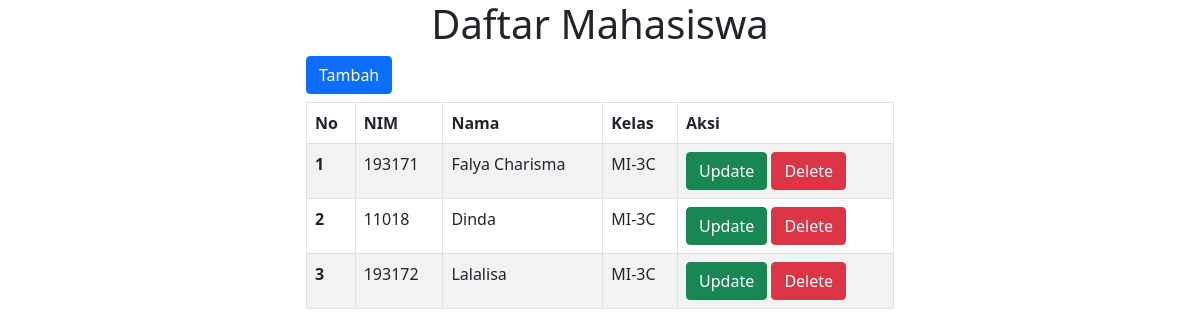
The app's page /php/src/index.php, older data.
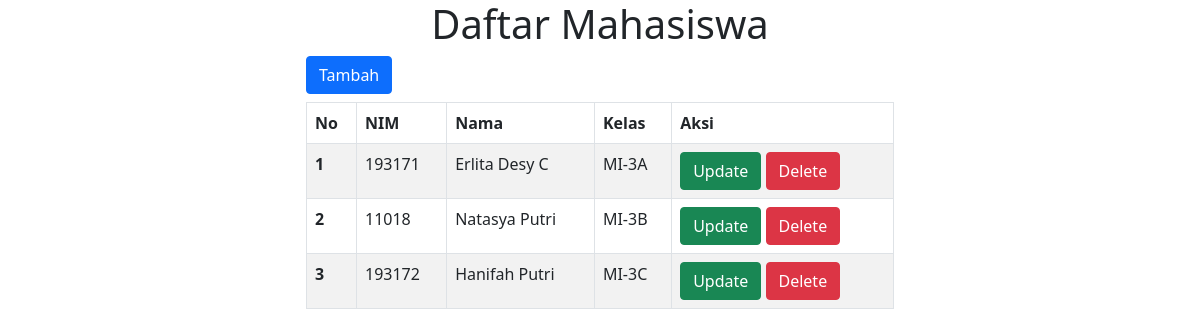
The same page, newer data.
### tables this page shows
CREATE TABLE `tb_siswa` (
  `id` int(11) NOT NULL,
  `nis` int(12) NOT NULL,
  `nama` varchar(255) NOT NULL,
  `kelas` varchar(255) NOT NULL
);

### php/src/index.php (the view, shortened to what this page needs)
<?php
  include "koneksi.php";
?>
<!DOCTYPE html>
<html lang="en">
<head>
  <link href="https://cdn.jsdelivr.net/npm/bootstrap@5.0.0-beta1/dist/css/bootstrap.min.css" rel="stylesheet">
</head>
<body>
  <section class="row">
    <div class="col-md-6 offset-md-3 align-self-center">
      <h1 class="text-center">Daftar Mahasiswa</h1>
      <a href="tambah.php" class="btn btn-primary mb-2">Tambah</a>
      <table class="table table-striped table-bordered">
        <thead>
          <tr>
            <th scope="col">No</th>
            <th scope="col">NIM</th>
            <th scope="col">Nama</th>
            <th scope="col">Kelas</th>
            <th scope="col">Aksi</th>
          </tr>
        </thead>
          <?php
              $no = 1;
              $query = "SELECT * FROM tb_siswa";
              $result = mysqli_query($db, $query);
          ?>
        <tbody>
          <?php
            foreach ($result as $data){
              echo "
                <tr>
                  <th scope='row'>". $no++ ."</th>
                  <td>". $data["nis"] ."</td>
                  <td>". $data["nama"] ."</td>
                  <td>". $data["kelas"] ."</td>
                  <td>
                    <a href='update.php?id=".$data["id"]."' type='button' class='btn btn-success'>Update</a>
                    <a href='delete.php?id=".$data["id"]."' type='button' class='btn btn-danger' onlick='return confirm('Yakin ingin menghapus data?')'>Delete</a>
                  </td>
                </tr>
              ";
            }
          ?>
        </tbody>
      </table>
    </div>
  </section>
</body>
</html>

Row changes from the older to the newer data that the page shows:
changed tb_siswa: nama "Falya Charisma" → "Erlita Desy C"; kelas "MI-3C" → "MI-3A"
changed tb_siswa: nama "Dinda" → "Natasya Putri"; kelas "MI-3C" → "MI-3B"
changed tb_siswa "MI-3C": nama "Lalalisa" → "Hanifah Putri"
